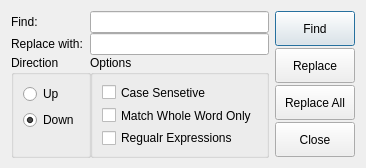
<?xml version="1.0" encoding="UTF-8"?>
<ui version="4.0">
 <class>FindAndReplaceDialog</class>
 <widget class="QDialog" name="FindAndReplaceDialog">
  <property name="geometry">
   <rect>
    <x>0</x>
    <y>0</y>
    <width>354</width>
    <height>168</height>
   </rect>
  </property>
  <property name="windowTitle">
   <string>Dialog</string>
  </property>
  <layout class="QGridLayout" name="gridLayout">
   <property name="bottomMargin">
    <number>10</number>
   </property>
   <property name="verticalSpacing">
    <number>0</number>
   </property>
   <item row="0" column="0">
    <layout class="QFormLayout" name="formLayout">
     <item row="0" column="0">
      <widget class="QLabel" name="lblFind">
       <property name="text">
        <string>Find:                </string>
       </property>
      </widget>
     </item>
     <item row="0" column="1">
      <widget class="QLineEdit" name="txtFind"/>
     </item>
     <item row="1" column="0">
      <widget class="QLabel" name="lblReplace">
       <property name="text">
        <string>Replace with:  </string>
       </property>
      </widget>
     </item>
     <item row="1" column="1">
      <widget class="QLineEdit" name="txtReplace"/>
     </item>
     <item row="2" column="0">
      <widget class="QGroupBox" name="grpDir">
       <property name="minimumSize">
        <size>
         <width>70</width>
         <height>90</height>
        </size>
       </property>
       <property name="title">
        <string>Direction</string>
       </property>
       <layout class="QFormLayout" name="formLayout_3">
        <item row="0" column="0">
         <layout class="QVBoxLayout" name="verticalLayout_3">
          <item>
           <widget class="QRadioButton" name="radUp">
            <property name="text">
             <string>Up</string>
            </property>
           </widget>
          </item>
          <item>
           <widget class="QRadioButton" name="radDown">
            <property name="text">
             <string>Down</string>
            </property>
            <property name="checked">
             <bool>true</bool>
            </property>
           </widget>
          </item>
         </layout>
        </item>
       </layout>
      </widget>
     </item>
     <item row="2" column="1">
      <widget class="QGroupBox" name="grpOpt">
       <property name="minimumSize">
        <size>
         <width>0</width>
         <height>95</height>
        </size>
       </property>
       <property name="title">
        <string>Options</string>
       </property>
       <layout class="QFormLayout" name="formLayout_2">
        <item row="0" column="0">
         <layout class="QVBoxLayout" name="verticalLayout_2">
          <item>
           <widget class="QCheckBox" name="chkCS">
            <property name="text">
             <string>Case Sensetive</string>
            </property>
           </widget>
          </item>
          <item>
           <widget class="QCheckBox" name="chkWord">
            <property name="text">
             <string>Match Whole Word Only</string>
            </property>
           </widget>
          </item>
          <item>
           <widget class="QCheckBox" name="chkRegEx">
            <property name="text">
             <string>Regualr Expressions</string>
            </property>
           </widget>
          </item>
         </layout>
        </item>
       </layout>
      </widget>
     </item>
    </layout>
   </item>
   <item row="0" column="1">
    <layout class="QVBoxLayout" name="verticalLayout">
     <property name="spacing">
      <number>2</number>
     </property>
     <property name="bottomMargin">
      <number>0</number>
     </property>
     <item>
      <widget class="QPushButton" name="btnFind">
       <property name="minimumSize">
        <size>
         <width>0</width>
         <height>35</height>
        </size>
       </property>
       <property name="text">
        <string>Find</string>
       </property>
      </widget>
     </item>
     <item>
      <widget class="QPushButton" name="btnReplace">
       <property name="minimumSize">
        <size>
         <width>0</width>
         <height>35</height>
        </size>
       </property>
       <property name="text">
        <string>Replace</string>
       </property>
      </widget>
     </item>
     <item>
      <widget class="QPushButton" name="btnReplaceAll">
       <property name="minimumSize">
        <size>
         <width>0</width>
         <height>35</height>
        </size>
       </property>
       <property name="text">
        <string>Replace All</string>
       </property>
      </widget>
     </item>
     <item>
      <widget class="QPushButton" name="btnClose">
       <property name="minimumSize">
        <size>
         <width>0</width>
         <height>35</height>
        </size>
       </property>
       <property name="text">
        <string>Close</string>
       </property>
      </widget>
     </item>
    </layout>
   </item>
  </layout>
 </widget>
 <resources/>
 <connections/>
</ui>
